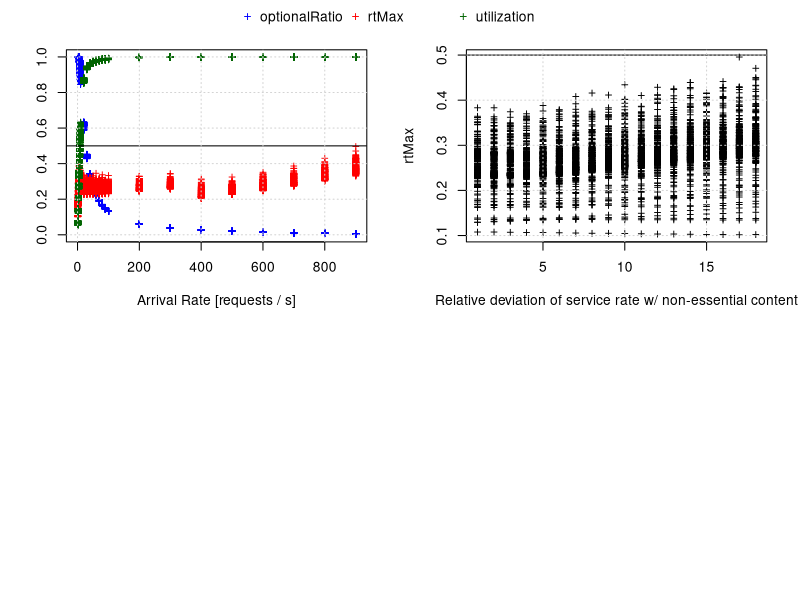

Here is the R script that generated this plot:
results <- read.csv("results-ps-timecut.csv", header=TRUE, comment.char = '#')
results <- results[results$relativeDeviation < 19,]
#results <- results[results$arrivalRate > 10,]

par(mfrow = c(2,2), mar = c(4,4,2,2), oma = c(0,0,1,0))

plot(c(0, max(results$arrivalRate)), c(0, 1.0), type = 'n',
    xlab = 'Arrival Rate [requests / s]', ylab = '')
points(results$arrivalRate, results$optionalRatio, pch = '+', col = 'blue')
points(results$arrivalRate, results$rtMax, pch = '+', col = 'red')
points(results$arrivalRate, results$utilization, pch = '+', col = 'darkgreen')
abline(h = 0.5)
grid()

plot(
  results$relativeDeviation,
  results$rtMax,
  pch = '+',
  xlab = 'Relative deviation of service rate w/ non-essential content',
  ylab = 'rtMax')
abline(h = 0.5)
grid()

# Add legend
par(fig = c(0, 1, 0, 1), oma = c(0, 0, 0, 0), mar = c(0, 0, 0, 0), new = TRUE)
plot(0, 0, type = "n", bty = "n", xaxt = "n", yaxt = "n")
legend('top',
  horiz = TRUE,
  c('optionalRatio', 'rtMax', 'utilization'),
  pch = '+',
  col = c('blue', 'red', 'darkgreen'),
  xpd = TRUE,
  bty = 'n')
